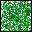

This chart was generated by the following Python code:
from PIL import Image, ImageDraw
import random

def generate_minecraft_leaf_block(output_path="树叶.png"):
    # 我的世界树叶特点：绿色为主，随机分布，带有少量空隙和深色纹理
    size = 32
    image = Image.new("RGBA", (size, size), (0, 0, 0, 0))  # 使用透明背景
    draw = ImageDraw.Draw(image)
    
    # 树叶颜色（我的世界经典绿色调）
    leaf_colors = [
        (34, 139, 34, 255),    # 深绿
        (46, 139, 87, 255),    # 海绿
        (50, 205, 50, 255),    # 亮绿
        (37, 116, 36, 255),    # 暗绿
        (60, 179, 113, 255)    # 中绿
    ]
    
    # 深色纹理（叶脉和阴影）
    vein_colors = [
        (20, 100, 20, 255),    # 深暗绿
        (30, 110, 30, 255),    # 暗绿
        (25, 80, 25, 255)      # 极暗绿
    ]
    
    # 1. 绘制基础树叶（覆盖大部分区域）
    for x in range(1, size - 1):
        for y in range(1, size - 1):
            # 随机决定是否为树叶（留一些空隙模拟自然树叶）
            if random.random() > 0.15:  # 85%概率是树叶
                # 选择基础颜色
                color = random.choice(leaf_colors)
                
                # 随机添加叶脉纹理
                if random.random() < 0.2:  # 20%概率添加叶脉
                    color = random.choice(vein_colors)
                
                # 边缘区域随机减少密度
                if (x < 4 or x > size - 5 or y < 4 or y > size - 5) and random.random() < 0.3:
                    # 边缘部分透明化
                    color = (color[0], color[1], color[2], 100)
                
                draw.point((x, y), color)
    
    # 2. 添加随机叶片簇（增强自然感）
    for _ in range(8):
        # 随机位置生成小叶片簇
        x = random.randint(3, size - 4)
        y = random.randint(3, size - 4)
        cluster_size = random.randint(2, 3)
        
        for dx in range(cluster_size):
            for dy in range(cluster_size):
                if x + dx < size - 2 and y + dy < size - 2:
                    # 簇内颜色稍亮
                    color = random.choice(leaf_colors)
                    bright_color = (min(255, color[0]+10), min(255, color[1]+10), color[2], 255)
                    draw.point((x + dx, y + dy), bright_color)
    
    # 3. 添加深色阴影斑点（模拟树叶重叠）
    for _ in range(5):
        x = random.randint(2, size - 3)
        y = random.randint(2, size - 3)
        spot_size = random.randint(2, 4)
        
        for dx in range(spot_size):
            for dy in range(spot_size):
                if x + dx < size - 2 and y + dy < size - 2 and random.random() < 0.7:
                    draw.point((x + dx, y + dy), random.choice(vein_colors))
    
    # 4. 绘制1像素黑色边框
    for x in range(size):
        draw.point((x, 0), (0, 0, 0, 255))
        draw.point((x, size - 1), (0, 0, 0, 255))
    
    for y in range(1, size - 1):
        draw.point((0, y), (0, 0, 0, 255))
        draw.point((size - 1, y), (0, 0, 0, 255))
    
    # 保存图片（带透明通道）
    image.save(output_path)
    print(f"树叶方块图片已生成：{output_path} (32x32像素)")

if __name__ == "__main__":
    generate_minecraft_leaf_block()
